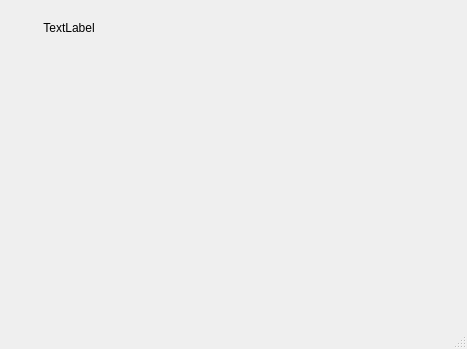
<?xml version="1.0" encoding="UTF-8"?>
<ui version="4.0">
 <class>MainWindow</class>
 <widget class="QMainWindow" name="MainWindow">
  <property name="geometry">
   <rect>
    <x>0</x>
    <y>0</y>
    <width>467</width>
    <height>349</height>
   </rect>
  </property>
  <property name="windowTitle">
   <string>MainWindow</string>
  </property>
  <widget class="QWidget" name="centralwidget">
   <widget class="QLabel" name="lbl_size">
    <property name="geometry">
     <rect>
      <x>40</x>
      <y>20</y>
      <width>58</width>
      <height>16</height>
     </rect>
    </property>
    <property name="text">
     <string>TextLabel</string>
    </property>
    <property name="alignment">
     <set>Qt::AlignmentFlag::AlignCenter</set>
    </property>
   </widget>
  </widget>
  <widget class="QMenuBar" name="menubar">
   <property name="geometry">
    <rect>
     <x>0</x>
     <y>0</y>
     <width>467</width>
     <height>21</height>
    </rect>
   </property>
  </widget>
  <widget class="QStatusBar" name="statusbar"/>
 </widget>
 <resources/>
 <connections/>
</ui>
